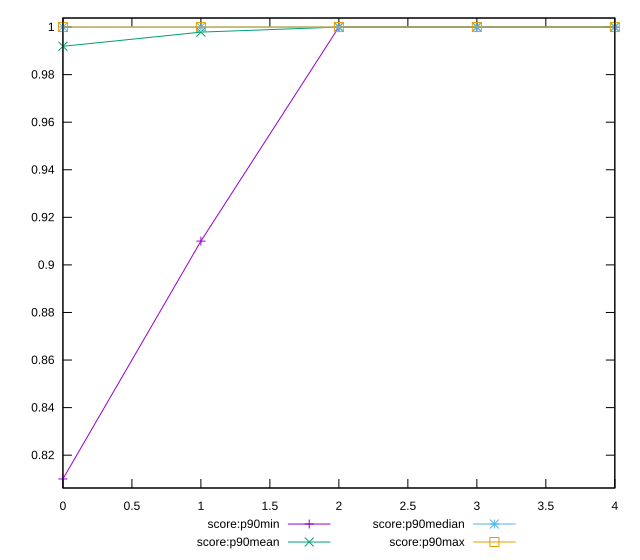

Reproduce this figure in gnuplot.
reset

$scoreP90Min <<EOF
0 0.81
1 0.91
2 1
3 1
4 1
EOF

$scoreP90Mean <<EOF
0 0.9919148936170211
1 0.9978723404255317
2 1
3 1
4 1
EOF

$scoreP90Median <<EOF
0 1
1 1
2 1
3 1
4 1
EOF

$scoreP90Max <<EOF
0 1
1 1
2 1
3 1
4 1
EOF

set key outside below
set xrange [0:4]
set yrange [0.8062:1.0038]
set trange [0.8062:1.0038]
set terminal svg size 640, 560 enhanced background rgb 'white'
set output "report_0_00242021-02-20T12:25:28.543Z/estimated-input-latency/progression/score.svg"

plot $scoreP90Min title "score:p90min" with linespoints, \
     $scoreP90Mean title "score:p90mean" with linespoints, \
     $scoreP90Median title "score:p90median" with linespoints, \
     $scoreP90Max title "score:p90max" with linespoints

reset
